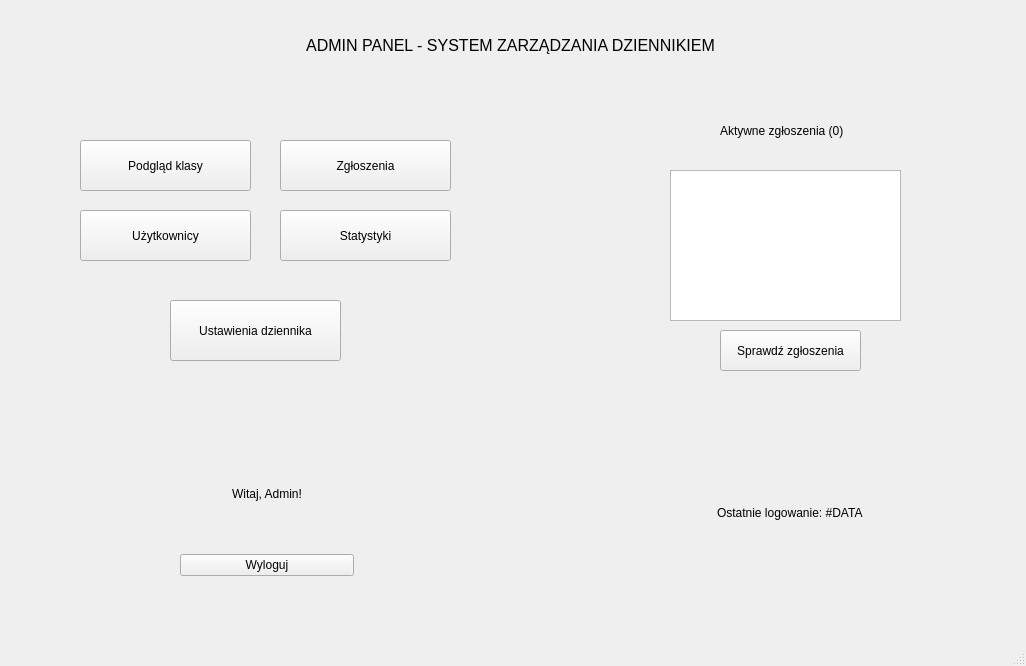
<?xml version="1.0" encoding="UTF-8"?>
<ui version="4.0">
 <class>AdminPanel</class>
 <widget class="QMainWindow" name="AdminPanel">
  <property name="geometry">
   <rect>
    <x>0</x>
    <y>0</y>
    <width>1026</width>
    <height>666</height>
   </rect>
  </property>
  <property name="windowTitle">
   <string>MainWindow</string>
  </property>
  <widget class="QWidget" name="centralwidget">
   <widget class="QPushButton" name="pushButton">
    <property name="geometry">
     <rect>
      <x>720</x>
      <y>330</y>
      <width>141</width>
      <height>41</height>
     </rect>
    </property>
    <property name="text">
     <string>Sprawdź zgłoszenia</string>
    </property>
   </widget>
   <widget class="QPushButton" name="pushButton_7">
    <property name="geometry">
     <rect>
      <x>80</x>
      <y>140</y>
      <width>171</width>
      <height>51</height>
     </rect>
    </property>
    <property name="text">
     <string>Podgląd klasy</string>
    </property>
   </widget>
   <widget class="QWidget" name="layoutWidget">
    <property name="geometry">
     <rect>
      <x>180</x>
      <y>450</y>
      <width>711</width>
      <height>126</height>
     </rect>
    </property>
    <layout class="QHBoxLayout" name="horizontalLayout" stretch="1,2,1">
     <property name="spacing">
      <number>16</number>
     </property>
     <item>
      <layout class="QVBoxLayout" name="verticalLayout">
       <item>
        <widget class="QLabel" name="label_4">
         <property name="text">
          <string>Witaj, Admin!</string>
         </property>
         <property name="alignment">
          <set>Qt::AlignmentFlag::AlignCenter</set>
         </property>
        </widget>
       </item>
       <item>
        <widget class="QPushButton" name="pushButton_6">
         <property name="text">
          <string>Wyloguj</string>
         </property>
        </widget>
       </item>
      </layout>
     </item>
     <item>
      <spacer name="horizontalSpacer">
       <property name="orientation">
        <enum>Qt::Orientation::Horizontal</enum>
       </property>
       <property name="sizeHint" stdset="0">
        <size>
         <width>98</width>
         <height>28</height>
        </size>
       </property>
      </spacer>
     </item>
     <item>
      <widget class="QLabel" name="label_3">
       <property name="text">
        <string>Ostatnie logowanie: #DATA</string>
       </property>
      </widget>
     </item>
    </layout>
   </widget>
   <widget class="QLabel" name="label">
    <property name="geometry">
     <rect>
      <x>270</x>
      <y>0</y>
      <width>481</width>
      <height>91</height>
     </rect>
    </property>
    <property name="font">
     <font>
      <pointsize>12</pointsize>
     </font>
    </property>
    <property name="text">
     <string>ADMIN PANEL - SYSTEM ZARZĄDZANIA DZIENNIKIEM</string>
    </property>
    <property name="alignment">
     <set>Qt::AlignmentFlag::AlignCenter</set>
    </property>
   </widget>
   <widget class="QTextBrowser" name="textBrowser_applicationList">
    <property name="geometry">
     <rect>
      <x>670</x>
      <y>170</y>
      <width>231</width>
      <height>151</height>
     </rect>
    </property>
    <property name="html">
     <string>&lt;!DOCTYPE HTML PUBLIC &quot;-//W3C//DTD HTML 4.0//EN&quot; &quot;http://www.w3.org/TR/REC-html40/strict.dtd&quot;&gt;
&lt;html&gt;&lt;head&gt;&lt;meta name=&quot;qrichtext&quot; content=&quot;1&quot; /&gt;&lt;meta charset=&quot;utf-8&quot; /&gt;&lt;style type=&quot;text/css&quot;&gt;
p, li { white-space: pre-wrap; }
hr { height: 1px; border-width: 0; }
li.unchecked::marker { content: &quot;\2610&quot;; }
li.checked::marker { content: &quot;\2612&quot;; }
&lt;/style&gt;&lt;/head&gt;&lt;body style=&quot; font-family:'Segoe UI'; font-size:9pt; font-weight:400; font-style:normal;&quot;&gt;
&lt;p style=&quot;-qt-paragraph-type:empty; margin-top:0px; margin-bottom:0px; margin-left:0px; margin-right:0px; -qt-block-indent:0; text-indent:0px;&quot;&gt;&lt;br /&gt;&lt;/p&gt;&lt;/body&gt;&lt;/html&gt;</string>
    </property>
   </widget>
   <widget class="QPushButton" name="pushButton_5">
    <property name="geometry">
     <rect>
      <x>170</x>
      <y>300</y>
      <width>171</width>
      <height>61</height>
     </rect>
    </property>
    <property name="text">
     <string>Ustawienia dziennika</string>
    </property>
   </widget>
   <widget class="QPushButton" name="pushButton_3">
    <property name="geometry">
     <rect>
      <x>80</x>
      <y>210</y>
      <width>171</width>
      <height>51</height>
     </rect>
    </property>
    <property name="text">
     <string>Użytkownicy</string>
    </property>
   </widget>
   <widget class="QPushButton" name="pushButton_2">
    <property name="geometry">
     <rect>
      <x>280</x>
      <y>210</y>
      <width>171</width>
      <height>51</height>
     </rect>
    </property>
    <property name="text">
     <string>Statystyki</string>
    </property>
   </widget>
   <widget class="QLabel" name="label_activeApplications">
    <property name="geometry">
     <rect>
      <x>720</x>
      <y>110</y>
      <width>141</width>
      <height>41</height>
     </rect>
    </property>
    <property name="text">
     <string>Aktywne zgłoszenia (0)</string>
    </property>
   </widget>
   <widget class="QPushButton" name="pushButton_4">
    <property name="geometry">
     <rect>
      <x>280</x>
      <y>140</y>
      <width>171</width>
      <height>51</height>
     </rect>
    </property>
    <property name="text">
     <string>Zgłoszenia</string>
    </property>
   </widget>
  </widget>
  <widget class="QMenuBar" name="menubar">
   <property name="geometry">
    <rect>
     <x>0</x>
     <y>0</y>
     <width>1026</width>
     <height>21</height>
    </rect>
   </property>
  </widget>
  <widget class="QStatusBar" name="statusbar"/>
 </widget>
 <resources/>
 <connections/>
</ui>
